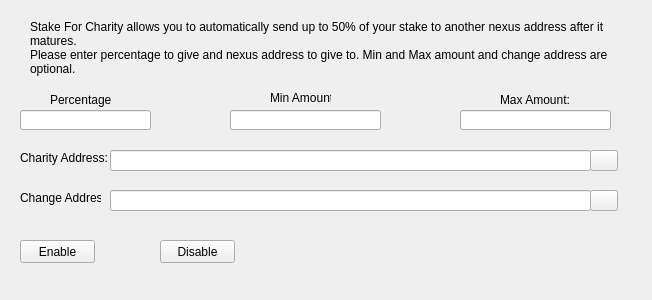
<?xml version="1.0" encoding="UTF-8"?>
<ui version="4.0">
 <class>StakeForCharityDialog</class>
 <widget class="QWidget" name="StakeForCharityDialog">
  <property name="windowModality">
   <enum>Qt::NonModal</enum>
  </property>
  <property name="geometry">
   <rect>
    <x>0</x>
    <y>0</y>
    <width>652</width>
    <height>300</height>
   </rect>
  </property>
  <property name="windowTitle">
   <string>Stake For Charity</string>
  </property>
  <widget class="QLineEdit" name="charityPercentEdit">
   <property name="geometry">
    <rect>
     <x>20</x>
     <y>110</y>
     <width>131</width>
     <height>20</height>
    </rect>
   </property>
   <property name="toolTip">
    <string>Enter whole numbers 1 - 50</string>
   </property>
  </widget>
  <widget class="QLineEdit" name="charityAddressEdit">
   <property name="geometry">
    <rect>
     <x>110</x>
     <y>150</y>
     <width>481</width>
     <height>21</height>
    </rect>
   </property>
   <property name="toolTip">
    <string/>
   </property>
  </widget>
  <widget class="QLabel" name="label_2">
   <property name="geometry">
    <rect>
     <x>30</x>
     <y>20</y>
     <width>591</width>
     <height>61</height>
    </rect>
   </property>
   <property name="lineWidth">
    <number>1</number>
   </property>
   <property name="text">
    <string>Stake For Charity allows you to automatically send up to 50% of your stake to another nexus address after it matures.
Please enter percentage to give and nexus address to give to. Min and Max amount and change address are optional.</string>
   </property>
   <property name="alignment">
    <set>Qt::AlignLeading|Qt::AlignLeft|Qt::AlignTop</set>
   </property>
   <property name="wordWrap">
    <bool>true</bool>
   </property>
  </widget>
  <widget class="QLineEdit" name="charityMinEdit">
   <property name="geometry">
    <rect>
     <x>230</x>
     <y>110</y>
     <width>151</width>
     <height>20</height>
    </rect>
   </property>
   <property name="toolTip">
    <string/>
   </property>
  </widget>
  <widget class="QLineEdit" name="charityMaxEdit">
   <property name="geometry">
    <rect>
     <x>460</x>
     <y>110</y>
     <width>151</width>
     <height>20</height>
    </rect>
   </property>
   <property name="toolTip">
    <string/>
   </property>
   <property name="text">
    <string/>
   </property>
  </widget>
  <widget class="QLabel" name="message">
   <property name="geometry">
    <rect>
     <x>330</x>
     <y>220</y>
     <width>291</width>
     <height>61</height>
    </rect>
   </property>
   <property name="text">
    <string/>
   </property>
  </widget>
  <widget class="QPushButton" name="enableButton">
   <property name="geometry">
    <rect>
     <x>20</x>
     <y>240</y>
     <width>75</width>
     <height>23</height>
    </rect>
   </property>
   <property name="toolTip">
    <string/>
   </property>
   <property name="statusTip">
    <string>Check and turn on Stake For Charity</string>
   </property>
   <property name="text">
    <string>Enable</string>
   </property>
  </widget>
  <widget class="QPushButton" name="disableButton">
   <property name="geometry">
    <rect>
     <x>160</x>
     <y>240</y>
     <width>75</width>
     <height>23</height>
    </rect>
   </property>
   <property name="statusTip">
    <string>Turn off Stake For Charity</string>
   </property>
   <property name="text">
    <string>Disable</string>
   </property>
  </widget>
  <widget class="QPushButton" name="addressBookButton">
   <property name="geometry">
    <rect>
     <x>590</x>
     <y>150</y>
     <width>28</width>
     <height>21</height>
    </rect>
   </property>
   <property name="toolTip">
    <string>Choose an address from the address book</string>
   </property>
   <property name="text">
    <string/>
   </property>
   <property name="icon">
    <iconset resource="../bitcoin.qrc">
     <normaloff>:/icons/address-book</normaloff>:/icons/address-book</iconset>
   </property>
   <property name="shortcut">
    <string>Alt+A</string>
   </property>
   <property name="autoDefault">
    <bool>false</bool>
   </property>
  </widget>
  <widget class="QLineEdit" name="charityChangeAddressEdit">
   <property name="geometry">
    <rect>
     <x>110</x>
     <y>190</y>
     <width>481</width>
     <height>21</height>
    </rect>
   </property>
   <property name="toolTip">
    <string>Change address must be owned by you</string>
   </property>
  </widget>
  <widget class="QPushButton" name="changeAddressBookButton">
   <property name="geometry">
    <rect>
     <x>590</x>
     <y>190</y>
     <width>28</width>
     <height>21</height>
    </rect>
   </property>
   <property name="toolTip">
    <string>Choose an address from the address book</string>
   </property>
   <property name="text">
    <string/>
   </property>
   <property name="icon">
    <iconset resource="../bitcoin.qrc">
     <normaloff>:/icons/address-book</normaloff>:/icons/address-book</iconset>
   </property>
   <property name="shortcut">
    <string>Alt+A</string>
   </property>
   <property name="autoDefault">
    <bool>false</bool>
   </property>
  </widget>
  <widget class="QLabel" name="label">
   <property name="geometry">
    <rect>
     <x>50</x>
     <y>90</y>
     <width>61</width>
     <height>20</height>
    </rect>
   </property>
   <property name="toolTip">
    <string>Percentage of stake to send</string>
   </property>
   <property name="text">
    <string>Percentage:</string>
   </property>
  </widget>
  <widget class="QLabel" name="label_3">
   <property name="geometry">
    <rect>
     <x>270</x>
     <y>90</y>
     <width>61</width>
     <height>16</height>
    </rect>
   </property>
   <property name="toolTip">
    <string>Min amount to send</string>
   </property>
   <property name="text">
    <string>Min Amount:</string>
   </property>
  </widget>
  <widget class="QLabel" name="label_4">
   <property name="geometry">
    <rect>
     <x>500</x>
     <y>90</y>
     <width>71</width>
     <height>20</height>
    </rect>
   </property>
   <property name="toolTip">
    <string>Max amount to send</string>
   </property>
   <property name="text">
    <string>Max Amount:</string>
   </property>
  </widget>
  <widget class="QLabel" name="label_5">
   <property name="geometry">
    <rect>
     <x>20</x>
     <y>150</y>
     <width>91</width>
     <height>16</height>
    </rect>
   </property>
   <property name="toolTip">
    <string>Address to send portion of stake to</string>
   </property>
   <property name="text">
    <string>Charity Address:</string>
   </property>
  </widget>
  <widget class="QLabel" name="label_6">
   <property name="geometry">
    <rect>
     <x>20</x>
     <y>190</y>
     <width>81</width>
     <height>16</height>
    </rect>
   </property>
   <property name="toolTip">
    <string>The amount left over returned to you</string>
   </property>
   <property name="text">
    <string>Change Address:</string>
   </property>
  </widget>
 </widget>
 <resources>
  <include location="../bitcoin.qrc"/>
 </resources>
 <connections/>
</ui>
